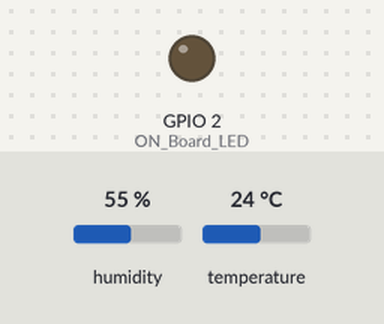
Bench run of a sketch on a simulated ESP32. Shown: output pins drawn as LEDs (lit = HIGH). The test bench sets the inputs (shaded band); at power-on: humidity 55 %, temperature 24 °C. WiFi joins after 1.5 s; servers stay silent unless stated; uploads are accepted with an empty reply; what the sketch prints to the serial monitor is not drawn.

Above: at 6.2 s.
At 28.26 s:
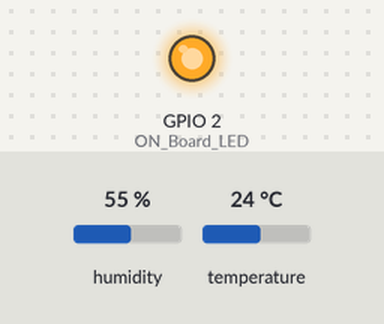
Timing chart, 0 to 33.4 s (numbered marks = the images above):
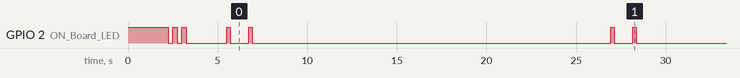

The sketch:

FINAL_CODE_ARUINO_MYSQL_ESP32.ino
```cpp
//======================================== Including the libraries.
#include <WiFi.h>
#include <HTTPClient.h>
#include <Arduino_JSON.h>
#include "DHT.h"
//============ Cài đặt DHT11.
#define DHTPIN 4 //-->  Khai báo chân 15 là chân đọc tín hiệu từ DHT11.
#define DHTTYPE DHT11 //--> Khai báo loại cảm biến DHT( DHT11)
DHT dht11_sensor(DHTPIN, DHTTYPE); //--> Khởi tạo cảm biến DHT.
//========================================
// Khai báo  chân đèn trên board
#define ON_Board_LED 2

//========================================  SSID và Mật khẩu  WiFi
const char* ssid = "RCpyahhh";
const char* password = "Z50J1TMO";
//======================================== Biến dữ liệu cho request  HTTP POST.
String postData = ""; //-->  Biến  dữ liệu gửi yêu cầu HTTP POST.
String payload = "";  //-->  Biến  dữ liệu nhận phản hồi từ HTTP POST .
//========================================

//======================================== Các biến cho dữ liệu cảm biến DHT11.
float send_Temp;
int send_Humd;
String send_Status_Read_DHT11 = "";
// _________________________Chương trình con để đọc và lấy dữ liệu từ cảm biến DHT11.
void get_DHT11_sensor_data() {
  Serial.println();
  Serial.println("-------------get_DHT11_sensor_data()");
  send_Temp = dht11_sensor.readTemperature();     // Đọc dữ liệu nhiệt độ từ DHT11
  send_Humd = dht11_sensor.readHumidity();        // Đọc dữ liệu độ ẩm  từ DHT11

//Kiểm tra xem có bất kỳ lần đọc nào không thành công.
  if (isnan(send_Temp) || isnan(send_Humd)) {
    Serial.println("Failed to read from DHT sensor!");
    send_Temp = 0.00;
    send_Humd = 0;
    send_Status_Read_DHT11 = "FAILED";
  } else {
    send_Status_Read_DHT11 = "SUCCEED";
  }

  Serial.printf("Temperature : %.2f °C\n", send_Temp);
  Serial.printf("Humidity : %d %%\n", send_Humd);
  Serial.printf("Status Read DHT11 Sensor : %s\n", send_Status_Read_DHT11);
  Serial.println("-------------");
}

//______________________ VOID SETUP()
void setup() {

  Serial.begin(115200); //--> Khởi tạo giao tiếp  với PC.
  pinMode(ON_Board_LED,OUTPUT); //--> Khai báo ouput chân led board
  digitalWrite(ON_Board_LED, HIGH); //--> Bật Led
  delay(2000);
  digitalWrite(ON_Board_LED, LOW); //--> Tắt Led

  WiFi.mode(WIFI_STA);
  WiFi.begin(ssid, password);
  //----------------------------------------

  Serial.println();
  Serial.println("-------------");
  Serial.print("Connecting");

  int connecting_process_timed_out = 20; //--> 20 = 20 seconds.
  connecting_process_timed_out = connecting_process_timed_out * 2;
  while (WiFi.status() != WL_CONNECTED) {
    Serial.print(".");

    digitalWrite(ON_Board_LED, HIGH);
    delay(250);
    digitalWrite(ON_Board_LED, LOW);
    delay(250);


   //  Kiểm tra kết nối
    if(connecting_process_timed_out > 0) connecting_process_timed_out--;
    if(connecting_process_timed_out == 0) {
      delay(1000);
      ESP.restart();
    }

  }
  //----------------------------------------

  digitalWrite(ON_Board_LED, LOW); // Tắt đèn LED trên bo mạch khi kết nối với WiFi

   Serial.println();
  Serial.print("Successfully connected to : ");
  Serial.println(ssid);
  //Serial.print("IP address: ");
  //Serial.println(WiFi.localIP());
  Serial.println("-------------");
  //----------------------------------------

  // Setting up the DHT sensor (DHT11).
  dht11_sensor.begin();

  delay(2000);
}

void loop() {
     if(WiFi.status()== WL_CONNECTED) {
    HTTPClient http;  //--> Khai báo đối tượng của lớp HTTPClient.
    int httpCode;     //--> Biến  trả về HTTP code.

    digitalWrite(ON_Board_LED, HIGH);
    Serial.println();
    Serial.println("---------------getdata.php");

    // http.begin("http://Dịa chỉ ipv4 máy tính của bạn(gõ ipconfig trên cmd) /Tên thư mục chứa code (nằm trong thư mục htdoc của XAMPP)/getdata.php");
    // Ví dụ  : http.begin("http://192.168.0.0/ESP32_MySQL_Database/Final/getdata.php");

    http.begin("http://192.168.137.1/ESP32_MySQL_Database/Test/getdata.php");

    http.addHeader("Content-Type", "application/x-www-form-urlencoded");

    httpCode = http.POST(postData); //--> Gửi yêu cầu''
    payload = http.getString();     //--> Nhận phản hồi response payload

    Serial.print("httpCode : ");
    Serial.println(httpCode); //--> In ra HTTP  code( vd : 200)
    Serial.print("payload  : ");  //IN ra payload phản hồi từ request
    Serial.println(payload);  //-->

    http.end();  //--> Kết thúc kết nối
    Serial.println("---------------");
    digitalWrite(ON_Board_LED, LOW);
    //........................................

    delay(1000);

    // Gọi chương trình con get_DHT11_sensor_data().
    get_DHT11_sensor_data();
    // Chuỗi postdata gửi dữ liệu
    postData = "id=esp32_02";
    postData += "&temperature=" + String(send_Temp);
    postData += "&humidity=" + String(send_Humd);
    postData += "&status_read_sensor_dht11=" + send_Status_Read_DHT11;

    payload = "";
    digitalWrite(ON_Board_LED, HIGH);
    Serial.println();
    Serial.println("---------------updateDHT11data_and_recordtable.php");

    http.begin("http://192.168.137.1/ESP32_MySQL_Database/Test/updateDHT11data_and_recordtable.php");  //--> Xác định đích gửi dữ liệu
    http.addHeader("Content-Type", "application/x-www-form-urlencoded");  //--> Specify content-type header
    httpCode = http.POST(postData); //--> Gửi yêu cầu
    payload = http.getString();  //--> Nhận phản hồi (response payload)

    Serial.print("httpCode : ");
    Serial.println(httpCode);
    Serial.print("payload  : ");
    Serial.println(payload);

    http.end();
    Serial.println("---------------");
    digitalWrite(ON_Board_LED, LOW);
    //........................................

    delay(20000);
  }
  //----------------------------------------
}
//________________________________________________________________________________
//<<<<<<<<<<<<<<<<<<<<<<<<<<<<<<<<<<<<<<<<<<<<<<<<<<<<<<<<<<<<<<<<<<<<<<<<<<<<<<<<<<<<<<<<<
```

Measured:
- by itself, GPIO 2 (ON_Board_LED): HIGH → LOW at 2.3 s, → HIGH 0.25 s later, → LOW 0.25 s later, → HIGH 0.25 s later, … (29 changes in this stretch)
- by itself, everything shown: repeats every 21.4 s, in 4 steps
